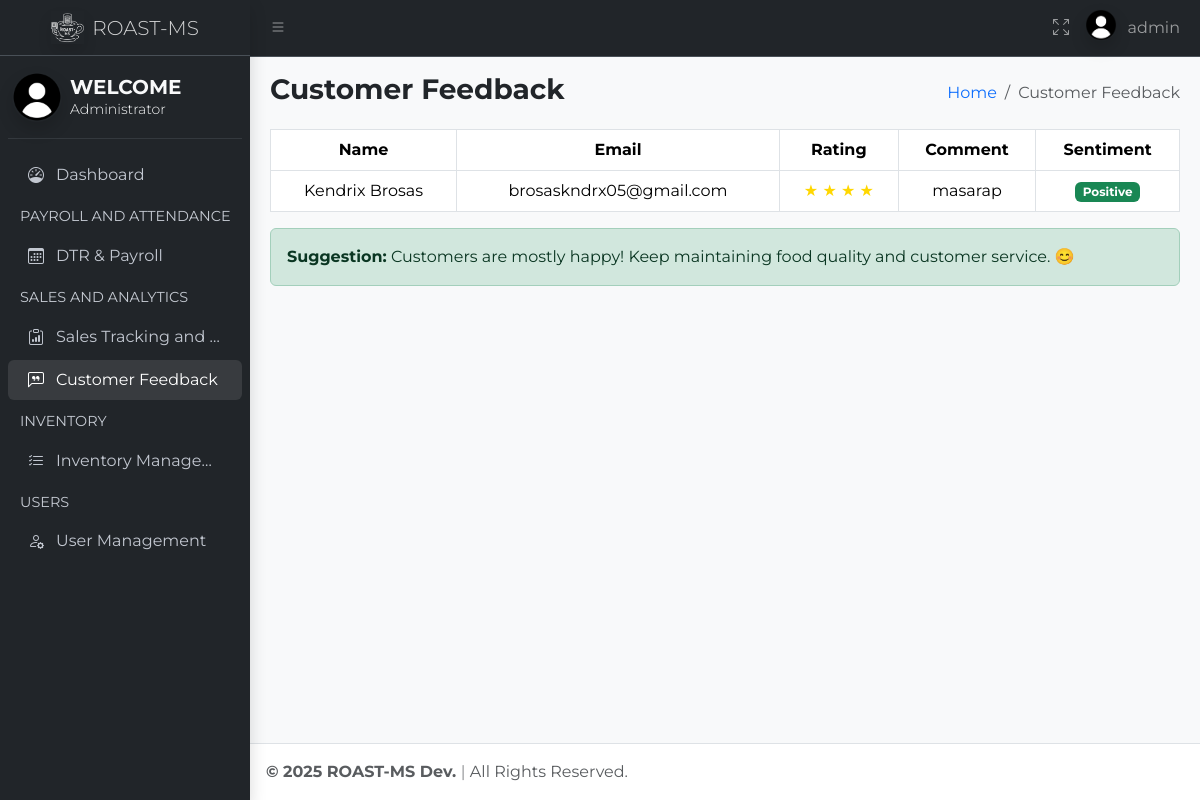
Before: /pages/admin/feedback.php (signed in) with the older database file.
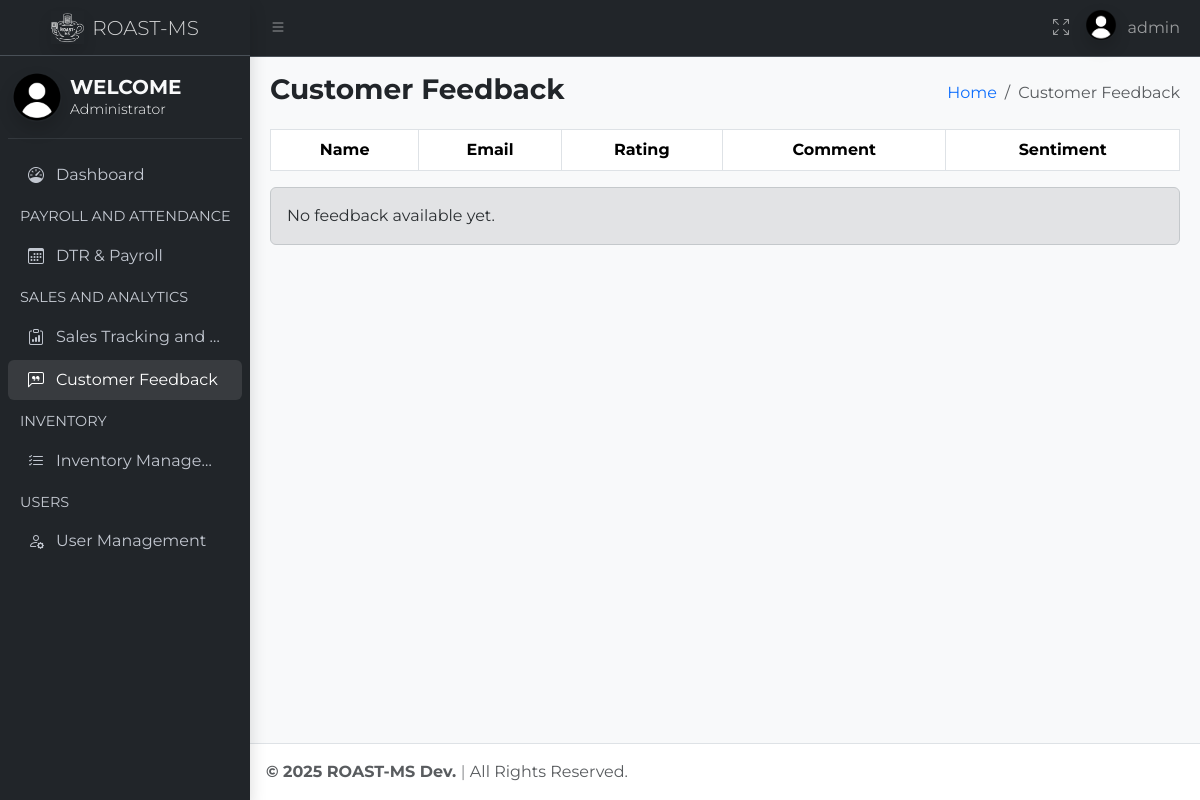
After: the same page with the newer database file.
### tables this page shows
CREATE TABLE `feedback` (
  `id` int(11) NOT NULL,
  `rating` tinyint(4) NOT NULL,
  `name` varchar(100) NOT NULL,
  `email` varchar(100) NOT NULL,
  `comment` text NOT NULL,
  `created_at` timestamp NOT NULL DEFAULT current_timestamp()
);

### pages/admin/feedback.php (the view, shortened to what the changed rows need)
<!DOCTYPE html>
<html lang="en">
<head>
  <link rel="stylesheet" href="https://cdn.jsdelivr.net/npm/overlayscrollbars@2.10.1/styles/overlayscrollbars.min.css"
 />
  <link rel="stylesheet" href="https://cdn.jsdelivr.net/npm/bootstrap-icons@1.11.3/font/bootstrap-icons.min.css"
 />
  <link rel="stylesheet" href="/roast-ms/assets/css/style.css" />
  <link rel="stylesheet" href="/roast-ms/assets/css/adminlte.css" />
  <link rel="stylesheet" href="https://cdn.jsdelivr.net/npm/apexcharts@3.37.1/dist/apexcharts.css"
 />
  <link href="https://cdn.jsdelivr.net/npm/bootstrap@5.3.3/dist/css/bootstrap.min.css" rel="stylesheet"
>
  <link rel="stylesheet" href="https://cdn.datatables.net/2.2.2/css/dataTables.bootstrap5.css">
  <link rel="stylesheet" href="https://cdn.datatables.net/buttons/3.2.2/css/buttons.dataTables.min.css">
</head>
<body class="layout-fixed sidebar-expand-lg sidebar-mini bg-body-tertiary">
  <div class="app-wrapper">
    <main class="app-main">
      <div class="app-content">
        <div class="container-fluid">
          <div class="table-responsive">
            <div class="data_table">
              <?php
              require_once "../../config.php";
              $result = $conn->query("SELECT * FROM feedback");
              $positiveCount = 0;
              $negativeCount = 0;
              $neutralCount = 0;
              $issueCategories = [
                'speed' => ['slow', 'mabagal', 'long wait', 'late', 'delay', 'matagal'],
                'cleanliness' => ['dirty', 'marumi', 'unclean', 'messy', 'not clean', 'hindi malinis'],
                'price' => ['expensive', 'mahal', 'overpriced', 'pricey'],
                'taste' => ['not delicious', 'bland', 'tasteless', 'sour', 'bitter', 'mapait', 'matabang', 'hindi masarap'],
                'service' => ['rude', 'unfriendly', 'pangit na serbisyo', 'bad service', 'hindi maasikaso'],
                'temperature' => ['hot', 'cold', 'mainit', 'malamig', 'too hot', 'too cold'],
                'availability' => ['unavailable', 'out of stock', 'empty', 'no coffee', 'sold out', 'walang stock'],
                'noise' => ['noisy', 'maingay', 'loud'],
                'comfort' => ['uncomfortable', 'hard chair', 'kulang sa upuan', 'init', 'aircon broken'],
                'portion' => ['small serving', 'too little', 'kulang', 'konti', 'tiny portion'],
                'crowded' => ['crowded', 'full', 'siksikan', 'no space', 'masikip'],
                'wifi' => ['no wifi', 'slow wifi', 'weak wifi', 'walang internet', 'mahina ang wifi'],
                'parking' => ['no parking', 'parking issue', 'walang parking']
              ];
              $issueCount = [
                'speed' => 0,
                'cleanliness' => 0,
                'price' => 0,
                'taste' => 0,
                'service' => 0,
                'temperature' => 0,
                'availability' => 0,
                'noise' => 0,
                'comfort' => 0,
                'portion' => 0,
                'crowded' => 0,
                'wifi' => 0,
                'parking' => 0
              ];
              $positive_words = [
                'good',
                'great',
                'excellent',
                'amazing',
                'awesome',
                'love',
                'fantastic',
                'satisfied',
                'happy',
                'nice',
                'wonderful',
                'perfect',
                'friendly',
                'fast',
                'clean',
                'fresh',
                'delicious',
                'tasty',
                'affordable',
                'cozy',
                'comfortable',
                'quick',
                'beautiful',
                'aromatic',
                'flavorful',
                'smooth',
                'strong',
                'rich',
                'freshly brewed',
                'hot',
                'warm',
                'latte',
                'cappuccino',
                'espresso',
                'frappe',
                'mocha',
                'creamy',
                'refreshing',
                'specialty',
                'signature',
                'well-prepared',
                'barista',
                'recommend',
                'relaxing',
                'worth it',
                'attentive',
                'presentable',
                'welcoming',
                'accommodating',
                'helpful',
                'generous',
                'polite',
                'prompt',
                'efficient',
                'value for money',
                'instagrammable'
              ];
              $negative_words = [
                'bad',
                'poor',
                'terrible',
                'horrible',
                'worst',
                'hate',
                'disappointed',
                'angry',
                'unsatisfied',
                'awful',
                'slow',
                'dirty',
                'rude',
                'expensive',
                'unfriendly',
                'overpriced',
                'crowded',
                'noisy',
                'uncomfortable',
                'ugly',
                'messy',
                'burnt',
                'stale',
                'cold',
                'bitter',
                'weak',
                'watery',
                'sour',
                'old coffee',
                'wrong order',
                'unclean',
                'undercooked',
                'overcooked',
                'too sweet',
                'too salty',
                'long wait',
                'late',
                'unavailable',
                'empty',
                'tasteless',
                'bland',
                'not delicious',
                'not fresh',
                'not enough',
                'not good',
                'inconsistent',
                'small serving',
                'delayed',
                'spilled',
                'dirty table',
                'sticky',
                'overbrewed',
                'underbrewed',
                'unhygienic'
              ];
              function translateTagalogToEnglish($text)
              {
                $lowerText = strtolower($text);
                uksort($dictionary, function ($a, $b) {
                  return strlen($b) - strlen($a);
                });
                foreach ($dictionary as $tagalog => $english) {
                  $lowerText = str_replace($tagalog, $english, $lowerText);
                }
                return $lowerText;
              }
              function analyzeSentiment($text, $rating, $positive_words, $negative_words, &$positiveCount, &$negativeCount, &$neutralCount, &$issueCategories, &$issueCount)
              {
                $text = strtolower($text);
                $commentScore = 0;
                $words = preg_split('/\s+/', $text);
                foreach ($words as $i => $word) {
                  $word = trim($word, ".,!?");
                  $negation = ($i > 0 && in_array($words[$i - 1], ['not', 'never']));
                  if (in_array($word, $positive_words)) {
                    $commentScore += $negation ? -1 : 1;
                  }
                }
                $rating = (int)$rating;
                $ratingScore = 0;
                if ($rating <= 2) $ratingScore = -5;
                elseif ($rating == 3) $ratingScore = 0;
                else $ratingScore = 5;
                $totalScore = $ratingScore + $commentScore;
                if ($totalScore > 0) {
                  return "<span class='badge bg-success'>Positive</span>";
                }
                return "<span class='badge bg-secondary'>Neutral</span>";
              }
              ?>
              <table id="myTable" class="table table-hover table-bordered" style="width:100%">
                <thead>
                  <tr class="fs-6 text-center">
                    <th>Name</th>
                    <th>Email</th>
                    <th>Rating</th>
                    <th>Comment</th>
                    <th>Sentiment</th>
                  </tr>
                </thead>
                <tbody>
                  <?php while ($row = $result->fetch_assoc()):
                    $translated_comment = translateTagalogToEnglish($row['comment']);
                    $sentiment = analyzeSentiment(
                      $translated_comment,
                      $row['rating'],
                      $positive_words,
                      $negative_words,
                      $positiveCount,
                      $negativeCount,
                      $neutralCount,
                      $issueCategories,
                      $issueCount
                    );
                  ?>
                    <tr class="text-center">
                      <td><?= htmlspecialchars($row['name']) ?></td>
                      <td><?= htmlspecialchars($row['email']) ?></td>
                      <td style="color: #FFD700;"><?= str_repeat(' ★ ', $row['rating']) ?></td>
                      <td><?= htmlspecialchars($row['comment']) ?></td>
                      <td><?= $sentiment ?></td>
                    </tr>
                  <?php endwhile; ?>
                </tbody>
              </table>
              <?php
              if ($result->num_rows > 0) {
                if ($positiveCount > $negativeCount) {
                  echo "<div class='alert alert-success mt-3'><strong>Suggestion:</strong> Customers are mostly happy! Keep maintaining food quality and customer service. 😊</div>";
                } else {
                  echo "<div class='alert alert-secondary mt-3'><strong>Suggestion:</strong> Feedback is mixed. Try gathering more insights with surveys. 🤔</div>";
                }
              } else {
                echo "<div class='alert alert-secondary mt-3'>No feedback available yet.</div>";
              }
              ?>
            </div>
          </div>
        </div>
      </div>
    </main>
  </div>
</body>
</html>

Changed rows visible on the page:
removed feedback: name "Kendrix Brosas", email "brosaskndrx05@gmail.com", rating "★ ★ ★ ★", comment "masarap"
Other visible differences:
text no longer shown: "Suggestion: Customers are mostly happy! Keep maintaining food quality and customer service. 😊"
text now shown: "No feedback available yet."
